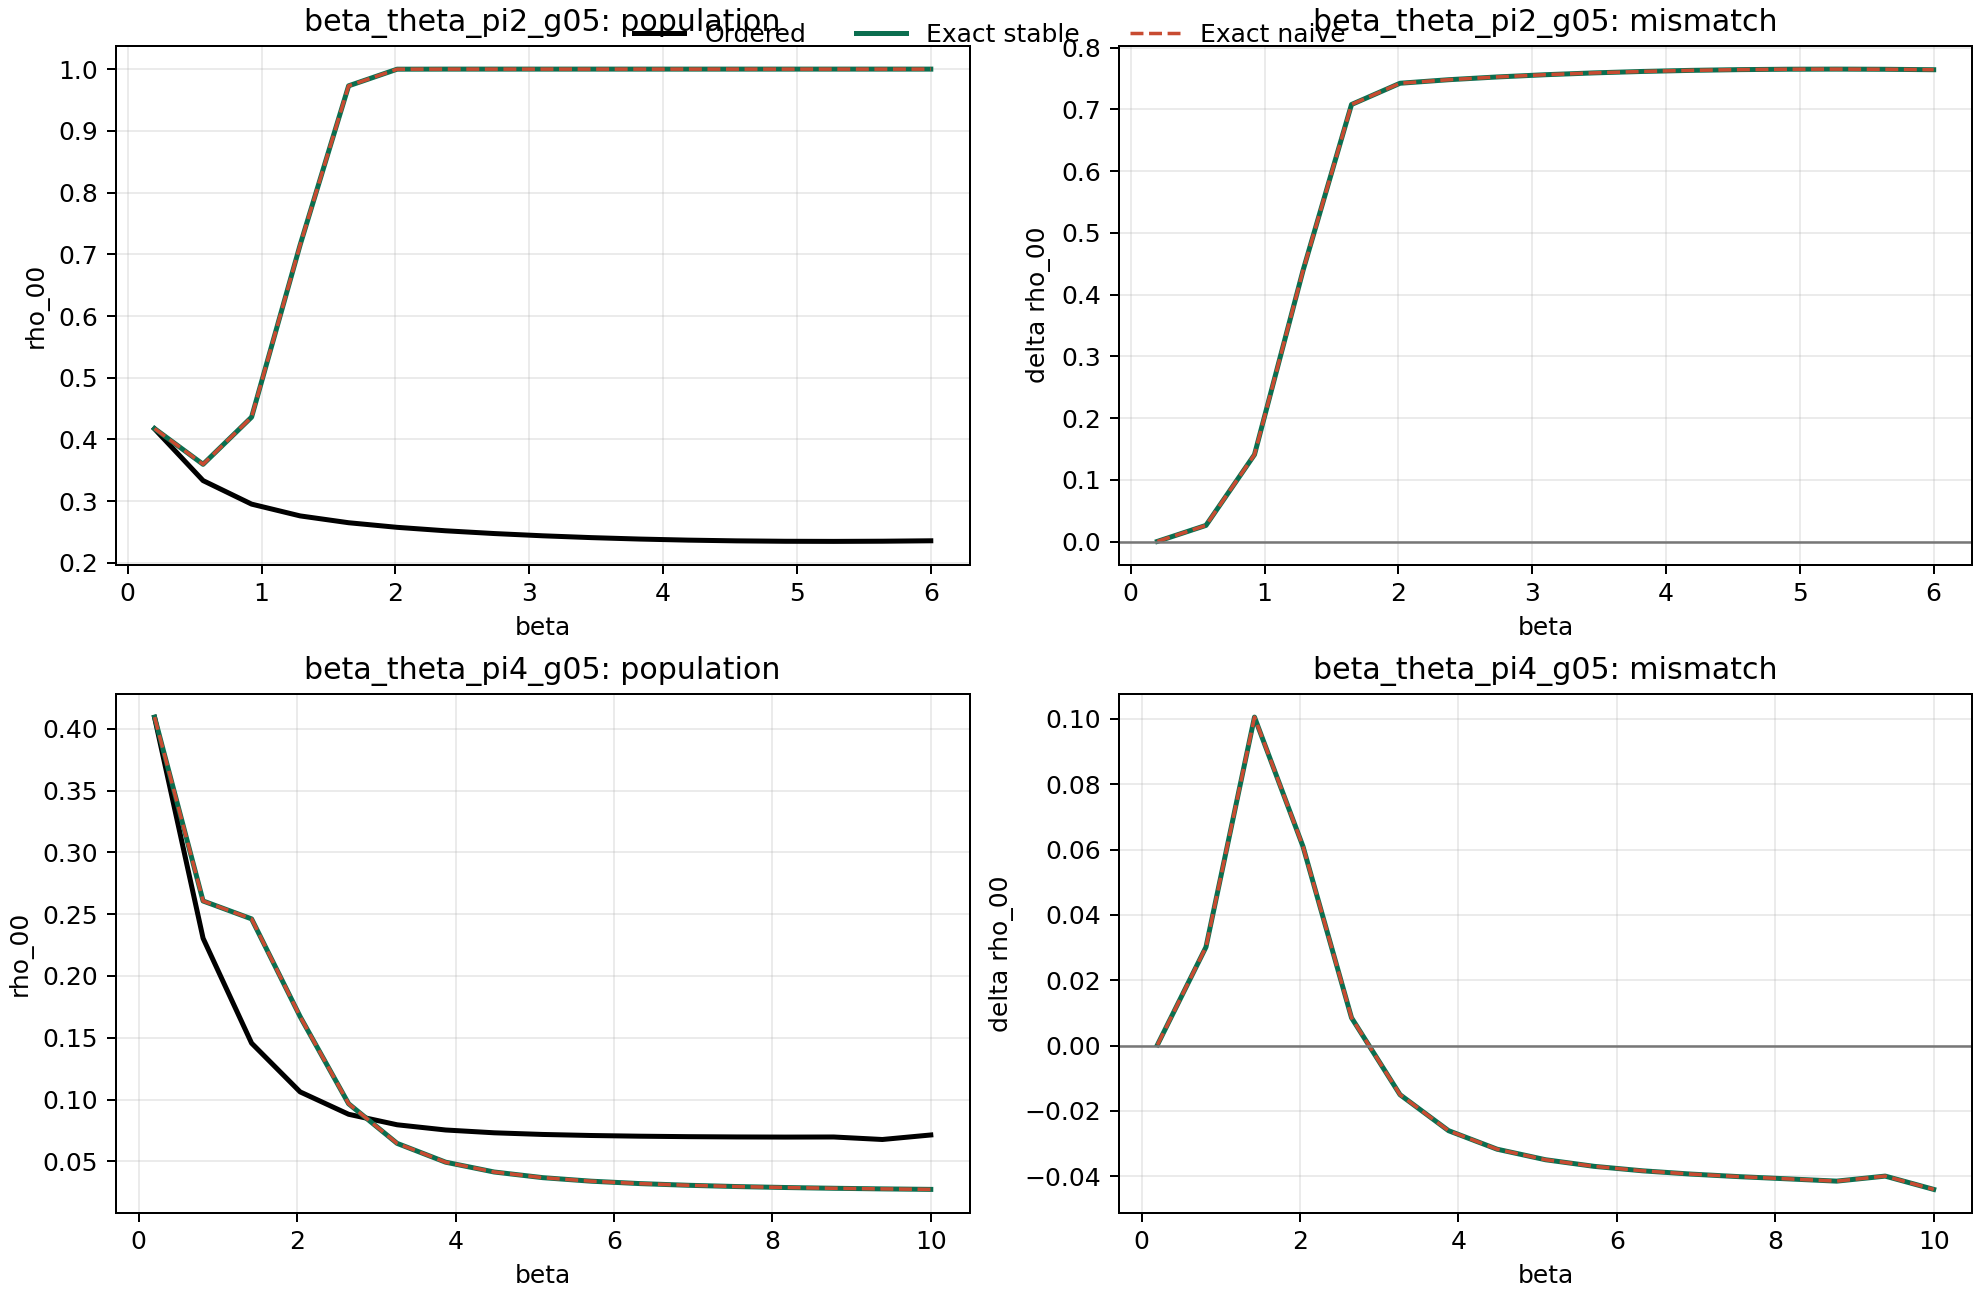

Reproduce this figure in Python.
"""
Population sweep diagnostic: ordered vs exact-naive vs exact-stable.

Focuses on the temperature sweep where turning behavior is most visible.
Writes only fresh codex_v17 outputs.
"""

from __future__ import annotations

from pathlib import Path

import matplotlib.pyplot as plt
import numpy as np
import pandas as pd

from hmf_model_comparison_standalone_codex_v1 import (
    BenchmarkConfig,
    extract_density,
    laplace_k0,
    ordered_gaussian_state,
    resonant_r0,
)


def _channels(cfg: BenchmarkConfig, g: float) -> tuple[float, float, float]:
    beta = float(cfg.beta)
    w = float(cfg.omega_q)
    c = float(np.cos(cfg.theta))
    s = float(np.sin(cfg.theta))
    g2 = float(g * g)

    k0_0 = laplace_k0(cfg, 0.0, 1201)
    k0_p = laplace_k0(cfg, w, 1201)
    k0_m = laplace_k0(cfg, -w, 1201)
    r_p = resonant_r0(cfg, w, 1201)
    r_m = resonant_r0(cfg, -w, 1201)

    sp = g2 * (c * s / w) * ((1.0 + np.exp(beta * w)) * k0_0 - 2.0 * k0_p)
    sm = g2 * (c * s / w) * ((1.0 + np.exp(-beta * w)) * k0_0 - 2.0 * k0_m)
    dz = g2 * (s * s) * 0.5 * (r_p - r_m)
    return float(sp), float(sm), float(dz)


def _u_a(beta: float, omega_q: float, sp: float, sm: float, dz: float) -> tuple[float, float]:
    q0 = float(np.sqrt(max(sp * sm, 0.0)))
    chi = float(np.hypot(dz, q0))
    if chi <= 1e-15:
        u = float(dz)
    else:
        u = float(np.tanh(chi) * dz / chi)
    a = 0.5 * float(beta) * float(omega_q)
    return u, a


def _naive_p00(beta: float, omega_q: float, sp: float, sm: float, dz: float) -> float:
    u, a = _u_a(beta, omega_q, sp, sm, dz)
    z = 2.0 * (np.cosh(a) - u * np.sinh(a))
    p00 = float(np.exp(-a) * (1.0 + u) / z)
    return p00


def _stable_p00(beta: float, omega_q: float, sp: float, sm: float, dz: float) -> float:
    u, a = _u_a(beta, omega_q, sp, sm, dz)
    if u >= 1.0:
        return 1.0
    if u <= -1.0:
        return 0.0
    up = min(max(u, np.nextafter(-1.0, 0.0)), np.nextafter(1.0, 0.0))
    l0 = -a + np.log1p(up)
    l1 = +a + np.log1p(-up)
    m = max(l0, l1)
    w0 = np.exp(l0 - m)
    w1 = np.exp(l1 - m)
    return float(w0 / (w0 + w1))


def _rmse(x: np.ndarray) -> float:
    return float(np.sqrt(np.mean(np.square(x)))) if len(x) else 0.0


def main() -> None:
    out_dir = Path(__file__).resolve().parent
    scan_csv = out_dir / "hmf_population_sweep_stable_scan_codex_v17.csv"
    summary_csv = out_dir / "hmf_population_sweep_stable_summary_codex_v17.csv"
    fig_png = out_dir / "hmf_population_sweep_stable_compare_codex_v17.png"
    log_md = out_dir / "hmf_population_sweep_stable_log_codex_v17.md"

    # Primary turning-point regime + one oblique-angle regime.
    sweeps = [
        {"name": "beta_theta_pi2_g05", "theta": float(np.pi / 2.0), "g": 0.5, "beta_grid": np.linspace(0.2, 6.0, 17)},
        {"name": "beta_theta_pi4_g05", "theta": float(np.pi / 4.0), "g": 0.5, "beta_grid": np.linspace(0.2, 10.0, 17)},
    ]

    rows: list[dict[str, float | str]] = []
    for s in sweeps:
        for beta in s["beta_grid"]:
            cfg = BenchmarkConfig(
                beta=float(beta),
                omega_q=2.0,
                theta=float(s["theta"]),
                n_modes=40,
                n_cut=1,
                omega_min=0.1,
                omega_max=10.0,
                q_strength=5.0,
                tau_c=0.5,
            )

            sp, sm, dz = _channels(cfg, float(s["g"]))
            p00_naive = _naive_p00(cfg.beta, cfg.omega_q, sp, sm, dz)
            p00_stable = _stable_p00(cfg.beta, cfg.omega_q, sp, sm, dz)
            p00_ord, _p11_ord, _coh_ord = extract_density(ordered_gaussian_state(cfg, float(s["g"])))

            rows.append(
                {
                    "sweep": str(s["name"]),
                    "beta": float(beta),
                    "theta": float(s["theta"]),
                    "g": float(s["g"]),
                    "ordered_p00": float(p00_ord),
                    "exact_naive_p00": float(p00_naive),
                    "exact_stable_p00": float(p00_stable),
                    "naive_minus_ordered": float(p00_naive - p00_ord),
                    "stable_minus_ordered": float(p00_stable - p00_ord),
                    "naive_minus_stable": float(p00_naive - p00_stable) if np.isfinite(p00_naive) else np.nan,
                    "naive_finite": float(np.isfinite(p00_naive)),
                }
            )

    df = pd.DataFrame.from_records(rows).sort_values(["sweep", "beta"]).reset_index(drop=True)

    summary_rows: list[dict[str, float | str]] = []
    for sweep, grp in df.groupby("sweep"):
        summary_rows.append(
            {
                "sweep": str(sweep),
                "rmse_naive_vs_ordered": _rmse(grp["naive_minus_ordered"].to_numpy(dtype=float)),
                "rmse_stable_vs_ordered": _rmse(grp["stable_minus_ordered"].to_numpy(dtype=float)),
                "max_abs_naive_minus_stable": float(np.nanmax(np.abs(grp["naive_minus_stable"].to_numpy(dtype=float)))),
                "naive_nonfinite_count": int(np.sum(grp["naive_finite"].to_numpy(dtype=float) < 0.5)),
                "beta_at_ordered_min": float(grp.iloc[np.argmin(grp["ordered_p00"].to_numpy(dtype=float))]["beta"]),
                "beta_at_stable_min": float(grp.iloc[np.argmin(grp["exact_stable_p00"].to_numpy(dtype=float))]["beta"]),
            }
        )
    summary = pd.DataFrame.from_records(summary_rows).sort_values("sweep").reset_index(drop=True)

    df.to_csv(scan_csv, index=False)
    summary.to_csv(summary_csv, index=False)

    fig, axes = plt.subplots(2, 2, figsize=(11, 7.2), constrained_layout=True)
    for r, sweep in enumerate(summary["sweep"].tolist()):
        grp = df[df["sweep"] == sweep].sort_values("beta")
        x = grp["beta"].to_numpy(dtype=float)

        ax = axes[r, 0]
        ax.plot(x, grp["ordered_p00"], color="black", linewidth=2.0, label="Ordered")
        ax.plot(x, grp["exact_stable_p00"], color="#0B6E4F", linewidth=2.0, label="Exact stable")
        ax.plot(x, grp["exact_naive_p00"], color="#C84B31", linestyle="--", linewidth=1.4, label="Exact naive")
        ax.set_title(f"{sweep}: population")
        ax.set_xlabel("beta")
        ax.set_ylabel("rho_00")
        ax.grid(alpha=0.25)

        ax = axes[r, 1]
        ax.plot(x, grp["stable_minus_ordered"], color="#0B6E4F", linewidth=2.0, label="Stable - ordered")
        ax.plot(x, grp["naive_minus_ordered"], color="#C84B31", linestyle="--", linewidth=1.4, label="Naive - ordered")
        ax.axhline(0.0, color="#777777", linewidth=1.0)
        ax.set_title(f"{sweep}: mismatch")
        ax.set_xlabel("beta")
        ax.set_ylabel("delta rho_00")
        ax.grid(alpha=0.25)

    handles, labels = axes[0, 0].get_legend_handles_labels()
    fig.legend(handles, labels, loc="upper center", ncol=3, frameon=False)
    fig.savefig(fig_png, dpi=180)
    plt.close(fig)

    lines: list[str] = []
    lines.append("# Population Sweep Stable Comparison (Codex v17)")
    lines.append("")
    lines.append("| sweep | rmse_naive_vs_ordered | rmse_stable_vs_ordered | max_abs_naive_minus_stable | naive_nonfinite_count | beta_at_ordered_min | beta_at_stable_min |")
    lines.append("|---|---:|---:|---:|---:|---:|---:|")
    for _, r in summary.iterrows():
        lines.append(
            f"| {r['sweep']} | {r['rmse_naive_vs_ordered']:.6f} | {r['rmse_stable_vs_ordered']:.6f} | "
            f"{r['max_abs_naive_minus_stable']:.6e} | {int(r['naive_nonfinite_count'])} | "
            f"{r['beta_at_ordered_min']:.3f} | {r['beta_at_stable_min']:.3f} |"
        )
    log_md.write_text("\n".join(lines), encoding="utf-8")

    print("Wrote:", scan_csv.name)
    print("Wrote:", summary_csv.name)
    print("Wrote:", fig_png.name)
    print("Wrote:", log_md.name)
    print("")
    print(summary.to_string(index=False))


if __name__ == "__main__":
    main()
